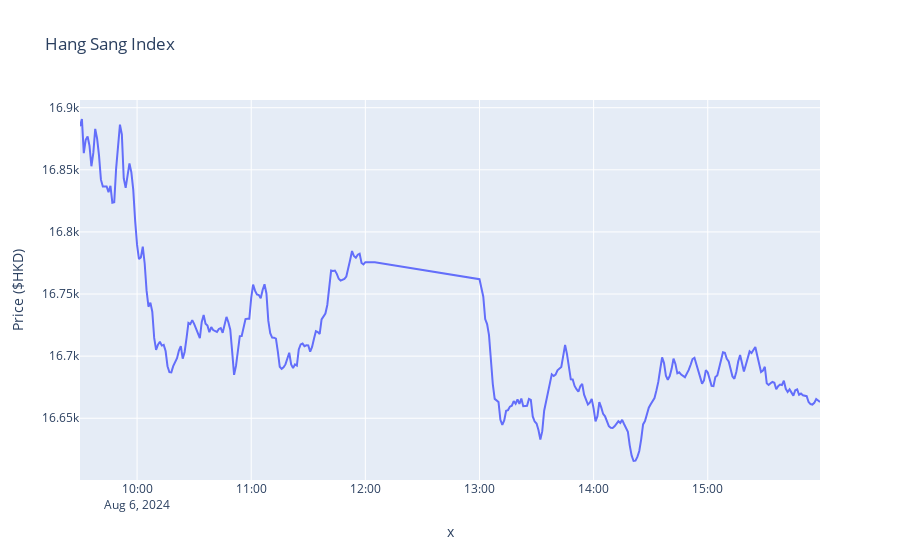

Notebook code for this chart:
### Code cell
plot_price(hs_yest, "Hang Sang Index", "$HKD")

### Figure 1 — Plotly figure (JSON) as saved in the notebook; plotly's stock layout.template omitted (floating-point values rounded to 4 significant figures; data arrays with more than 128 entries replaced by an {"elided": "..."} marker saying what was removed)
{"data": [{"hovertemplate": "x=%{x}<br>Price ($HKD)=%{y}<extra></extra>", "legendgroup": "", "line": {"color": "#636efa", "dash": "solid"}, "marker": {"symbol": "circle"}, "mode": "lines", "name": "", "orientation": "v", "showlegend": false, "type": "scatter", "x": {"elided": "335 str values"}, "xaxis": "x", "y": {"elided": "335 float values"}, "yaxis": "y"}], "layout": {"legend": {"tracegroupgap": 0}, "title": {"text": "Hang Sang Index"}, "xaxis": {"anchor": "y", "domain": [0, 1], "title": {"text": "x"}}, "yaxis": {"anchor": "x", "domain": [0, 1], "title": {"text": "Price ($HKD)"}}}}
